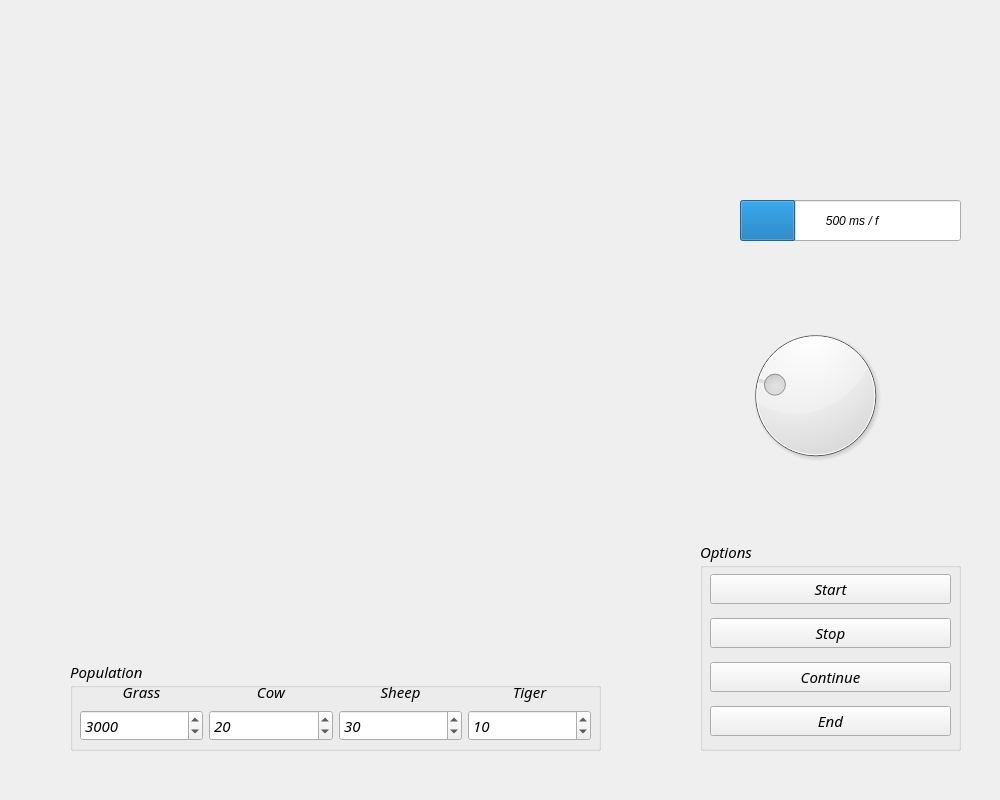
<?xml version="1.0" encoding="UTF-8"?>
<ui version="4.0">
 <class>Widget</class>
 <widget class="QWidget" name="Widget">
  <property name="geometry">
   <rect>
    <x>0</x>
    <y>0</y>
    <width>1000</width>
    <height>800</height>
   </rect>
  </property>
  <property name="font">
   <font>
    <weight>50</weight>
    <italic>true</italic>
    <bold>false</bold>
    <kerning>false</kerning>
   </font>
  </property>
  <property name="windowTitle">
   <string>Widget</string>
  </property>
  <widget class="QGroupBox" name="Options">
   <property name="geometry">
    <rect>
     <x>700</x>
     <y>540</y>
     <width>261</width>
     <height>211</height>
    </rect>
   </property>
   <property name="font">
    <font>
     <family>Book Antiqua</family>
     <pointsize>11</pointsize>
     <weight>50</weight>
     <italic>true</italic>
     <bold>false</bold>
     <kerning>false</kerning>
    </font>
   </property>
   <property name="title">
    <string>Options</string>
   </property>
   <widget class="QWidget" name="verticalLayoutWidget">
    <property name="geometry">
     <rect>
      <x>10</x>
      <y>20</y>
      <width>241</width>
      <height>191</height>
     </rect>
    </property>
    <layout class="QVBoxLayout" name="verticalLayout">
     <property name="spacing">
      <number>0</number>
     </property>
     <item>
      <widget class="QPushButton" name="Start">
       <property name="text">
        <string>Start</string>
       </property>
       <property name="autoExclusive">
        <bool>false</bool>
       </property>
      </widget>
     </item>
     <item>
      <widget class="QPushButton" name="Stop">
       <property name="text">
        <string>Stop</string>
       </property>
      </widget>
     </item>
     <item>
      <widget class="QPushButton" name="Continue">
       <property name="text">
        <string>Continue</string>
       </property>
      </widget>
     </item>
     <item>
      <widget class="QPushButton" name="End">
       <property name="text">
        <string>End</string>
       </property>
      </widget>
     </item>
    </layout>
   </widget>
  </widget>
  <widget class="QGroupBox" name="Population">
   <property name="geometry">
    <rect>
     <x>70</x>
     <y>660</y>
     <width>531</width>
     <height>91</height>
    </rect>
   </property>
   <property name="font">
    <font>
     <family>Book Antiqua</family>
     <pointsize>11</pointsize>
    </font>
   </property>
   <property name="title">
    <string>Population</string>
   </property>
   <widget class="QWidget" name="gridLayoutWidget">
    <property name="geometry">
     <rect>
      <x>10</x>
      <y>20</y>
      <width>511</width>
      <height>61</height>
     </rect>
    </property>
    <layout class="QGridLayout" name="gridLayout">
     <item row="1" column="1">
      <widget class="QSpinBox" name="Cow_num">
       <property name="maximum">
        <number>1000</number>
       </property>
       <property name="value">
        <number>20</number>
       </property>
      </widget>
     </item>
     <item row="1" column="2">
      <widget class="QSpinBox" name="Sheep_num">
       <property name="maximum">
        <number>1000</number>
       </property>
       <property name="value">
        <number>30</number>
       </property>
      </widget>
     </item>
     <item row="0" column="0">
      <widget class="QLabel" name="label">
       <property name="text">
        <string>Grass</string>
       </property>
       <property name="alignment">
        <set>Qt::AlignCenter</set>
       </property>
      </widget>
     </item>
     <item row="0" column="3">
      <widget class="QLabel" name="label_4">
       <property name="text">
        <string>Tiger</string>
       </property>
       <property name="alignment">
        <set>Qt::AlignCenter</set>
       </property>
      </widget>
     </item>
     <item row="0" column="1">
      <widget class="QLabel" name="label_2">
       <property name="text">
        <string>Cow</string>
       </property>
       <property name="alignment">
        <set>Qt::AlignCenter</set>
       </property>
      </widget>
     </item>
     <item row="0" column="2">
      <widget class="QLabel" name="label_3">
       <property name="text">
        <string>Sheep</string>
       </property>
       <property name="alignment">
        <set>Qt::AlignCenter</set>
       </property>
      </widget>
     </item>
     <item row="1" column="0">
      <widget class="QSpinBox" name="Grass_num">
       <property name="maximum">
        <number>5000</number>
       </property>
       <property name="value">
        <number>3000</number>
       </property>
      </widget>
     </item>
     <item row="1" column="3">
      <widget class="QSpinBox" name="Tiger_num">
       <property name="maximum">
        <number>301</number>
       </property>
       <property name="value">
        <number>10</number>
       </property>
      </widget>
     </item>
    </layout>
   </widget>
  </widget>
  <widget class="QDial" name="dial">
   <property name="geometry">
    <rect>
     <x>740</x>
     <y>310</y>
     <width>151</width>
     <height>171</height>
    </rect>
   </property>
   <property name="mouseTracking">
    <bool>false</bool>
   </property>
   <property name="toolTip">
    <string>&lt;html&gt;&lt;head/&gt;&lt;body&gt;&lt;p&gt;Use the dial to adjust the movement speed of creatures&lt;/p&gt;&lt;/body&gt;&lt;/html&gt;</string>
   </property>
   <property name="accessibleName">
    <string/>
   </property>
   <property name="accessibleDescription">
    <string/>
   </property>
   <property name="minimum">
    <number>1</number>
   </property>
   <property name="maximum">
    <number>2000</number>
   </property>
   <property name="singleStep">
    <number>0</number>
   </property>
   <property name="value">
    <number>500</number>
   </property>
  </widget>
  <widget class="QProgressBar" name="Move_Speed">
   <property name="geometry">
    <rect>
     <x>740</x>
     <y>200</y>
     <width>221</width>
     <height>41</height>
    </rect>
   </property>
   <property name="toolTip">
    <string>timeinterval  per frame</string>
   </property>
   <property name="minimum">
    <number>1</number>
   </property>
   <property name="maximum">
    <number>2000</number>
   </property>
   <property name="value">
    <number>500</number>
   </property>
   <property name="textVisible">
    <bool>true</bool>
   </property>
   <property name="orientation">
    <enum>Qt::Horizontal</enum>
   </property>
   <property name="invertedAppearance">
    <bool>false</bool>
   </property>
   <property name="format">
    <string> %v ms / f</string>
   </property>
  </widget>
 </widget>
 <resources/>
 <connections/>
</ui>
